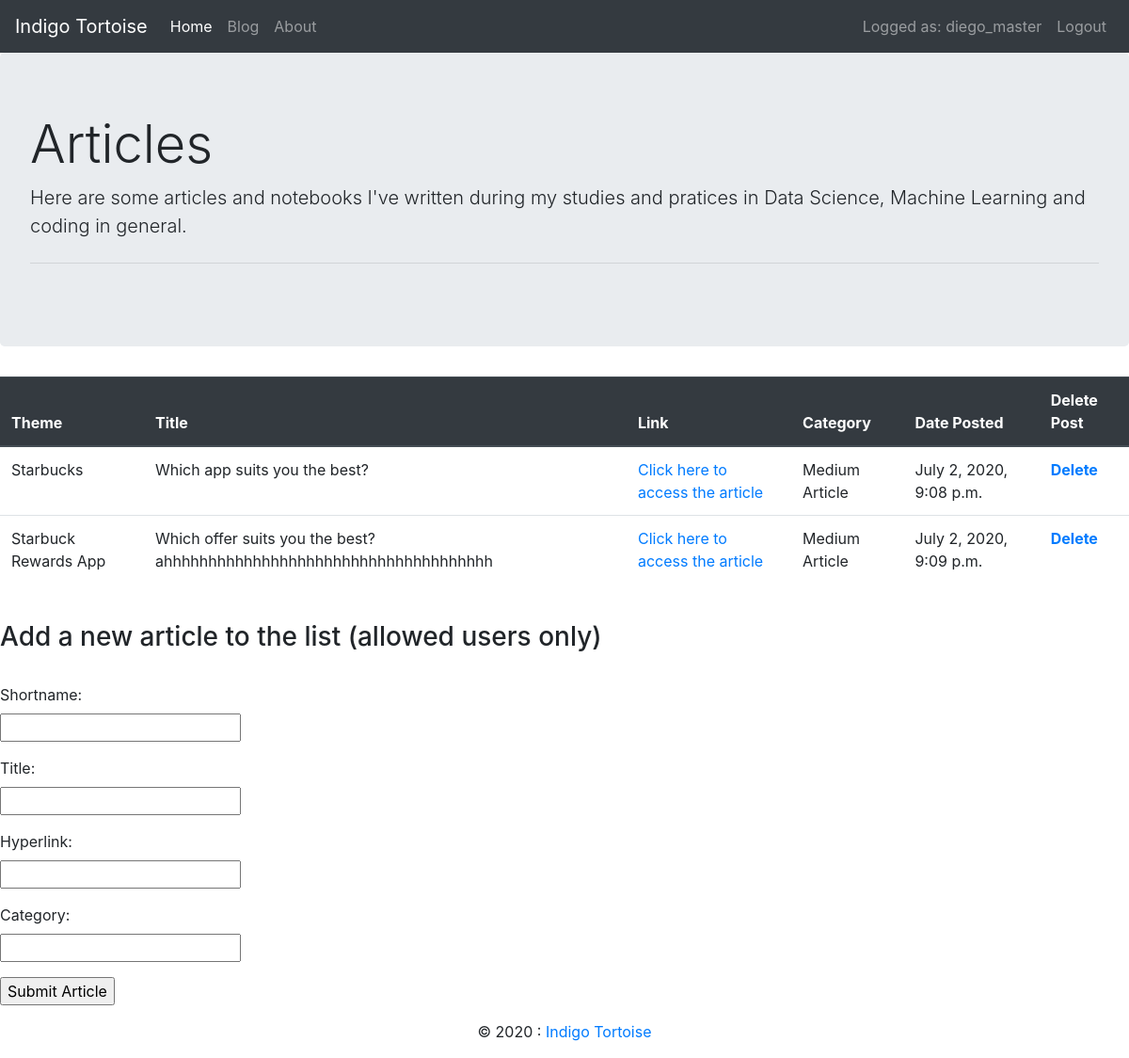
/articles/ (signed in), run on the app's committed database.
### blogposts/models.py (models this page shows, shortened)
class ArticlesDb(models.Model):
    shortname = models.CharField(max_length=50)
    title = models.CharField(max_length=300)
    link = models.CharField(max_length=300)
    category = models.CharField(max_length=300)
    time_date = models.DateTimeField(default=timezone.now)

### blogposts/views.py (the view)
# urls.py: path('articles/', include('blogposts.urls')),
def articles(request):
    if request.method == 'POST':
        form = ArticlesForm(request.POST or None)
        if form.is_valid():
            form.save()
            all_articles = ArticlesDb.objects.all
            messages.success(request,('New item added succesefully!'))
            return render(request, 'articles.html', {'all_articles':all_articles})
    else:
        all_articles = ArticlesDb.objects.all
        return render(request, 'articles.html', {'all_articles':all_articles})

### blogposts/templates/articles.html (shortened to what this page needs)
{% extends 'base.html' %}
{% block body %}
<div class="jumbotron">
    <h1 class="display-4">Articles</h1>
    <p class="lead">Here are some articles and notebooks I've written during my studies and pratices in Data Science, Machine Learning and coding in general.</p>
    <hr class="my-4">
  </div>
<table class="table table-hover">
   <thead class="thead-dark">
        <tr>
          <th scope="col">Theme</th>
          <th scope="col">Title</th>
          <th scope="col">Link</th>
          <th scope="col">Category</th>
          <th scope="col">Date Posted</th>
          {% if perms.auth.change_user %}
          <th scope="col">Delete Post</th>
          {% endif %}
        </tr>
    </thead>
    <tbody>
        <tr>
        {% for article in all_articles %}
            <td>{{article.shortname}}</td>
            <td>{{article.title}}</td>
            <td><a href="{{article.link}}">Click here to access the article </a></td>
            <td>{{article.category}}</td>
            <td>{{article.time_date}}</td>
            {% if perms.auth.change_user %}
            <th scope="col"> <a href="{% url 'article_delete' article.id %}">Delete</a> </th>
            {% endif %}
        </tr>
        {% endfor %}
    </tbody>
</table>
{% if perms.auth.change_user %}
    <br><h3>Add a new article to the list (allowed users only)</h3><br>
    <form action="{% url 'articles' %}" method="post">
        <div class="form-group">
            <label for="formGroupExampleInput">Shortname: </label><br>
            <input type="text" class="from-control" name="shortname"><br>
        </div>
        <div class="form-group">
            <label for="formGroupExampleInput">Title: </label><br>
            <input type="text" name="title"><br>
        </div>
        <div class="form-group">
            <label for="formGroupExampleInput">Hyperlink: </label><br>
            <input type="text" name="link"><br>
        </div>
        <div class="form-group">
            <label for="formGroupExampleInput">Category: </label><br>
            <input type="text" name="category"><br>
        </div>
            <input type="submit" value="Submit Article">
    </form>
{% endif %}
{% endblock %}

### templates/base.html (shortened to what this page needs)
<!DOCTYPE html>
<html lang="en">
<head>
    {% load static %}
    {% load bootstrap4 %}
    <link rel="stylesheet" href="https://stackpath.bootstrapcdn.com/bootstrap/4.5.0/css/bootstrap.min.css">
    <link rel="stylesheet" href="{% static 'style.css' %}">
</head>
<body>
    <nav class="navbar navbar-expand-lg navbar-dark bg-dark">
        <a class="navbar-brand" href="#"> Indigo Tortoise </a>
        <div class="collapse navbar-collapse" id="navbarNav">
            <div class="collapse navbar-collapse justify-content-between">
                <ul class="navbar-nav">
                    <li class="nav-item active">
                    <a class="nav-link" href="{% url 'home' %}">Home <span class="sr-only">(current)</span></a>
                    </li>
                    <li class="nav-item">
                    <a class="nav-link" href="{% url 'articles' %}">Blog</a>
                    </li>
                    <li class="nav-item">
                        <a class="nav-link" href="{% url 'about' %}">About</a>
                    </li>
                </ul>
                <ul class="navbar-nav">
                    {% if user.is_authenticated %}
                        <li class="nav-item ml-auto">
                            <a class="nav-link" href="#"> Logged as: {{user.username}} </a>
                        </li>
                        <li class="nav-item navbar-right">
                            <a class="nav-link" href="{% url 'logout' %}">Logout</a>
                        </li>
                    {% endif %}
                </ul>
            </div>
        </div>
      </nav>
    {% block body %}
    {% endblock %}
    <footer class="page-footer font-small blue">
        <div class="footer-copyright text-center py-3">© 2020 :
            <a href="{% url 'home' %}"> Indigo Tortoise</a>
        </div>
</body>
</html>

### data on the page
ArticlesDb: shortname "Starbucks", title "Which app suits you the best?", category "Medium Article", time_date "July 2, 2020, 9:08 p.m."
ArticlesDb: shortname "Starbuck Rewards App", title "Which offer suits you the best? ahhhhhhhhhhhhhhhhhhhhhhhhhhhhhhhhhhhhh", category "Medium Article", time_date "July 2, 2020, 9:09 p.m."

### other printed values
{{ user.username }} "diego_master"
